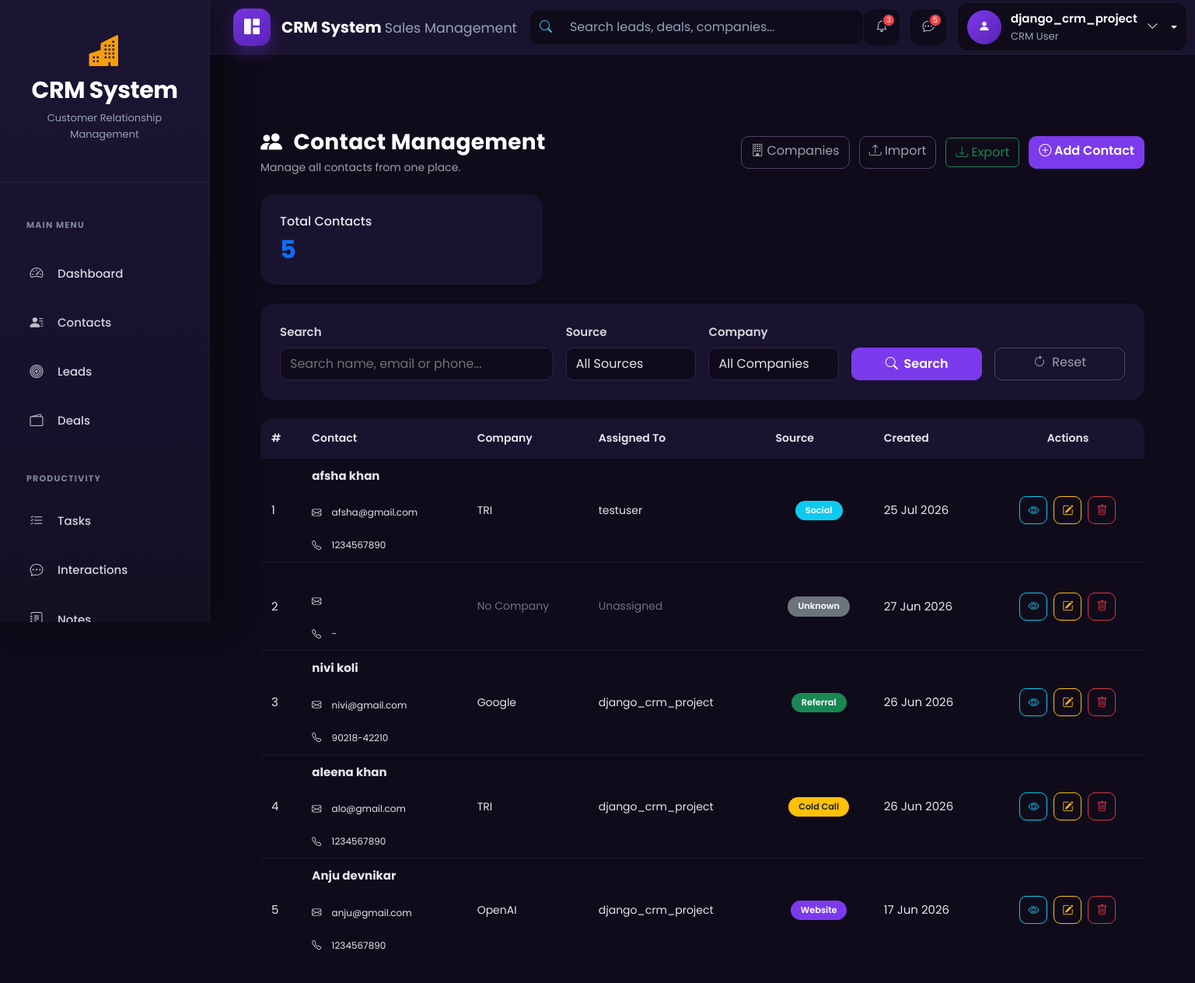
The app's page /contacts/ (signed in) with its own data.
### accounts/models.py (models this page shows, shortened)
class CustomUser(AbstractUser):
    ROLE_CHOICES = (
        ('admin', 'Admin'),
        ('agent', 'Agent'),
    )
    role = models.CharField(max_length=10, choices=ROLE_CHOICES, default='agent')
    phone = models.CharField(max_length=15, blank=True, null=True)
    profile_pic = models.ImageField(upload_to="profiles/", blank=True, null=True)
    email = models.EmailField(unique=True)
    is_approved = models.BooleanField(default=False, help_text="Admin approval required for login")

### contacts/models.py (models this page shows, shortened)
class Contact(models.Model):
    SOURCE_CHOICES = (
        ('website','Website'),
        ('referral','Referral'),
        ('social','Social Media'),
        ('cold_call','Cold Call'),
    )
    first_name = models.CharField(max_length=100)
    last_name = models.CharField(max_length=100)
    email = models.EmailField(unique=True)
    phone = models.CharField(max_length=20,blank=True)
    company = models.ForeignKey(Company,on_delete=models.SET_NULL,null=True,blank=True)
    assigned_to = models.ForeignKey(settings.AUTH_USER_MODEL,on_delete=models.SET_NULL,null=True,blank=True)
    source = models.CharField(max_length=20,choices=SOURCE_CHOICES)
    created_at = models.DateTimeField(auto_now_add=True)

class Company(models.Model):
    name = models.CharField(max_length=200)
    industry = models.CharField(max_length=100,blank=True)
    website = models.URLField(blank=True)
    address = models.TextField(blank=True)
    created_at = models.DateTimeField(auto_now_add=True)

### contacts/views.py (the view, shortened to what this page needs)
# urls.py: path("", views.contact_list, name="contact_list"),
@login_required
def contact_list(request):
    user = request.user
    if user.role == "admin":
        contacts = Contact.objects.select_related(
            "company",
            "assigned_to",
        )
    search = request.GET.get("search", "").strip()
    source = request.GET.get("source", "").strip()
    if source:
        contacts = contacts.filter(source=source)
    company = request.GET.get("company", "").strip()
    if company:
        contacts = contacts.filter(company_id=company)
    contacts = contacts.order_by("-created_at")
    paginator = Paginator(contacts, 10)
    page_obj = paginator.get_page(request.GET.get("page"))
    context = {
        "page_obj": page_obj,
        "search": search,
        "source": source,
        "company": company,
        "companies": Company.objects.order_by("name"),
    }
    return render(
        request,
        "contacts/contact_list.html",
        context,
    )

### templates/contacts/contact_list.html (shortened to what this page needs)
{% extends "base.html" %}
{% block content %}
<div class="container-fluid mt-4 crm-contact-list-page">
    <div class="d-flex justify-content-between align-items-center flex-wrap mb-4">
        <div>
            <h2 class="crm-title mb-1">
                <i class="bi bi-people-fill me-2"></i>
                Contact Management
            </h2>
            <p class="crm-page-subtitle mb-0">
                Manage all contacts from one place.
            </p>
        </div>
        <div class="mt-3 mt-md-0">
            <a href="{% url 'contacts:company_list' %}"
               class="btn btn-outline-secondary me-2">
                <i class="bi bi-building"></i>
                Companies
            </a>
            <a href="{% url 'contacts:contact_import' %}"
               class="btn btn-outline-secondary me-2">
                <i class="bi bi-upload"></i>
                Import
            </a>
            <a href="{% url 'contacts:contact_export' %}"
               class="btn btn-outline-success me-2">
                <i class="bi bi-download"></i>
                Export
            </a>
            <a href="{% url 'contacts:contact_add' %}"
               class="btn btn-primary">
                <i class="bi bi-plus-circle"></i>
                Add Contact
            </a>
        </div>
    </div>
    <div class="row mb-4">
        <div class="col-md-4">
            <div class="crm-card shadow-sm border-0">
                <div class="card-body">
                    <h6>
                        Total Contacts
                    </h6>
                    <h2 class="fw-bold text-primary mb-0">
                        {{ page_obj.paginator.count }}
                    </h2>
                </div>
            </div>
        </div>
    </div>
    <div class="crm-card shadow-sm border-0 mb-4">
        <div class="card-body">
            <form method="GET">
                <div class="row g-3 align-items-end">
                    <div class="col-lg-4">
                        <label class="form-label">
                            Search
                        </label>
                        <input
                            type="text"
                            name="search"
                            class="form-control"
                            placeholder="Search name, email or phone..."
                            value="{{ search|default:'' }}"
                        >
                    </div>
                    <div class="col-lg-2">
                        <label class="form-label">
                            Source
                        </label>
                        <select name="source" class="form-select">
                            <option value="">
                                All Sources
                            </option>
                        </select>
                    </div>
                    <div class="col-lg-2">
                        <label class="form-label">
                            Company
                        </label>
                        <select name="company" class="form-select">
                            <option value="">
                                All Companies
                            </option>
                        </select>
                    </div>
                    <div class="col-lg-2 d-grid">
                        <button type="submit" class="btn btn-primary">
                            <i class="bi bi-search me-1"></i>
                            Search
                        </button>
                    </div>
                    <div class="col-lg-2 d-grid">
                        <a href="{% url 'contacts:contact_list' %}"
                           class="btn btn-outline-secondary">
                            <i class="bi bi-arrow-clockwise me-1"></i>
                            Reset
                        </a>
                    </div>
                </div>
            </form>
        </div>
    </div>
    <div class="crm-card shadow-sm border-0">
        <div class="card-body">
            <div class="table-responsive">
                <table class="crm-contact-table table-hover align-middle">
                    <thead>
                        <tr>
                            <th>#</th>
                            <th>Contact</th>
                            <th>Company</th>
                            <th>Assigned To</th>
                            <th>Source</th>
                            <th>Created</th>
                            <th class="text-center">Actions</th>
                        </tr>
                    </thead>
                    <tbody>
                        {% for contact in page_obj %}
                        <tr>
                            <td>
                                {{ page_obj.start_index|add:forloop.counter0 }}
                            </td>
                            <td>
                                <strong>
                                    {{ contact.first_name }}
                                    {{ contact.last_name }}
                                </strong>
                                <br>
                                <small>
                                    <i class="bi bi-envelope me-1"></i>
                                    {{ contact.email }}
                                </small>
                                <br>
                                <small>
                                    <i class="bi bi-telephone me-1"></i>
                                    {{ contact.phone|default:"-" }}
                                </small>
                            </td>
                            <td>
                                {% if contact.company %}
                                    {{ contact.company.name }}
                                {% else %}
                                    <span class="text-secondary">
                                        No Company
                                    </span>
                                {% endif %}
                            </td>
                            <td>
                                {% if contact.assigned_to %}
                                    {{ contact.assigned_to.username }}
                                {% else %}
                                    <span class="text-secondary">
                                        Unassigned
                                    </span>
                                {% endif %}
                            </td>
                            <td>
                                {% if contact.source == "website" %}
                                    <span class="badge bg-primary">
                                        Website
                                    </span>
                                {% elif contact.source == "referral" %}
                                    <span class="badge bg-success">
                                        Referral
                                    </span>
                                {% elif contact.source == "social" %}
                                    <span class="badge bg-info">
                                        Social
                                    </span>
                                {% elif contact.source == "cold_call" %}
                                    <span class="badge bg-warning text-dark">
                                        Cold Call
                                    </span>
                                {% else %}
                                    <span class="badge bg-secondary">
                                        Unknown
                                    </span>
                                {% endif %}
                            </td>
                            <td>
                                {{ contact.created_at|date:"d M Y" }}
                            </td>
                            <td class="text-center">
                                <div class="btn-group">
                                    <a
                                        href="{% url 'contacts:contact_detail' contact.pk %}"
                                        class="btn btn-sm btn-outline-info"
                                        title="View Contact"
                                    >
                                        <i class="bi bi-eye"></i>
                                    </a>
                                    <a
                                        href="{% url 'contacts:contact_edit' contact.pk %}"
                                        class="btn btn-sm btn-outline-warning"
                                        title="Edit Contact"
                                    >
                                        <i class="bi bi-pencil-square"></i>
                                    </a>
                                    <a
                                        href="{% url 'contacts:contact_delete' contact.pk %}"
                                        class="btn btn-sm btn-outline-danger"
                                        title="Delete Contact"
                                    >
                                        <i class="bi bi-trash"></i>
                                    </a>
                                </div>
                            </td>
                        </tr>
                        {% endfor %}
                    </tbody>
                </table>
            </div>
        </div>
    </div>
</div>
{% endblock %}

### templates/includes/navbar.html (shortened to what this page needs)
<nav class="navbar navbar-expand-lg crm-navbar">
  <div class="container-fluid">
    <a class="navbar-brand crm-brand" href="{% url 'dashboard' %}">
      <div class="crm-brand-icon">
        <i class="bi bi-grid-1x2-fill"></i>
      </div>
      <div class="crm-brand-text">
        <span class="crm-brand-title"> CRM System </span>
        <small> Sales Management </small>
      </div>
    </a>
    <div class="collapse navbar-collapse" id="crmNavbar">
      <form class="crm-search mx-auto">
        <div class="input-group">
          <span class="input-group-text">
            <i class="bi bi-search"></i>
          </span>
          <input
            type="search"
            class="form-control"
            placeholder="Search leads, deals, companies..."
          />
        </div>
      </form>
      {% if user.is_authenticated %}
      <div class="crm-navbar-actions">
       <a href="javascript:void(0);" class="crm-nav-icon">
    <i class="bi bi-bell"></i>
    <span class="crm-nav-badge">3</span>
</a>
        <a href="#" class="crm-nav-icon">
          <i class="bi bi-chat-dots"></i>
          <span class="crm-nav-badge">5</span>
        </a>
        <div class="dropdown crm-user-dropdown">
          <a
            href="#"
            class="crm-user dropdown-toggle"
            role="button"
            data-bs-toggle="dropdown"
            aria-expanded="false"
          >
            <div class="crm-avatar">
              <i class="bi bi-person-fill"></i>
            </div>
            <div class="crm-user-info">
              <span class="crm-user-name"> {{ user.username }} </span>
<small>
    CRM User
</small>            </div>
            <i class="bi bi-chevron-down crm-arrow"></i>
          </a>
        </div>
      </div>
      {% else %}
      <div class="d-flex align-items-center gap-2 ms-auto">
        <a href="/accounts/login/" class="btn btn-outline-light"> Login </a>
        <a href="/accounts/register/" class="btn btn-primary"> Register </a>
      </div>
      {% endif %}
    </div>
  </div>
</nav>

### records on screen
CustomUser: username "django_crm_project"
Contact: start_index|add "1", first_name "afsha", last_name "khan", email "afsha@gmail.com", phone "1234567890", company.name "TRI", assigned_to.username "testuser", source "Social", created_at "25 Jul 2026"
Contact: start_index|add "2", phone "-", shows "No Company", shows "Unassigned", source "Unknown", created_at "27 Jun 2026"
Contact: start_index|add "3", first_name "nivi", last_name "koli", email "nivi@gmail.com", phone "90218-42210", company.name "Google", assigned_to.username "django_crm_project", source "Referral", created_at "26 Jun 2026"
Contact: start_index|add "4", first_name "aleena", last_name "khan", email "alo@gmail.com", phone "1234567890", company.name "TRI", assigned_to.username "django_crm_project", source "Cold Call", created_at "26 Jun 2026"
Contact: start_index|add "5", first_name "Anju", last_name "devnikar", email "anju@gmail.com", phone "1234567890", company.name "OpenAI", assigned_to.username "django_crm_project", source "Website", created_at "17 Jun 2026"

### other values on screen
{{ page_obj.paginator.count }} "5"
